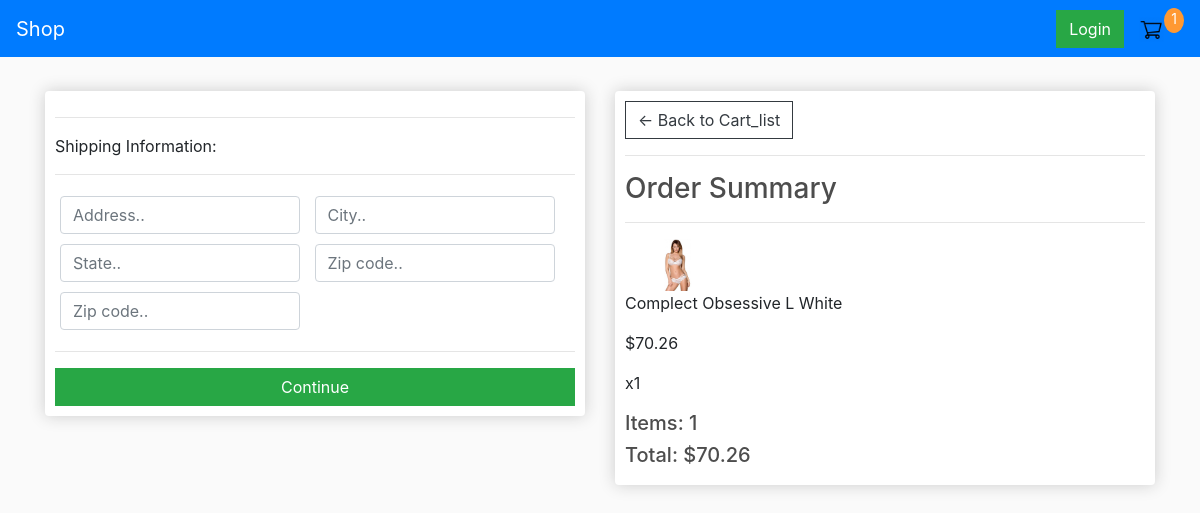
The page /checkout/ (signed in) on the database as committed earlier.
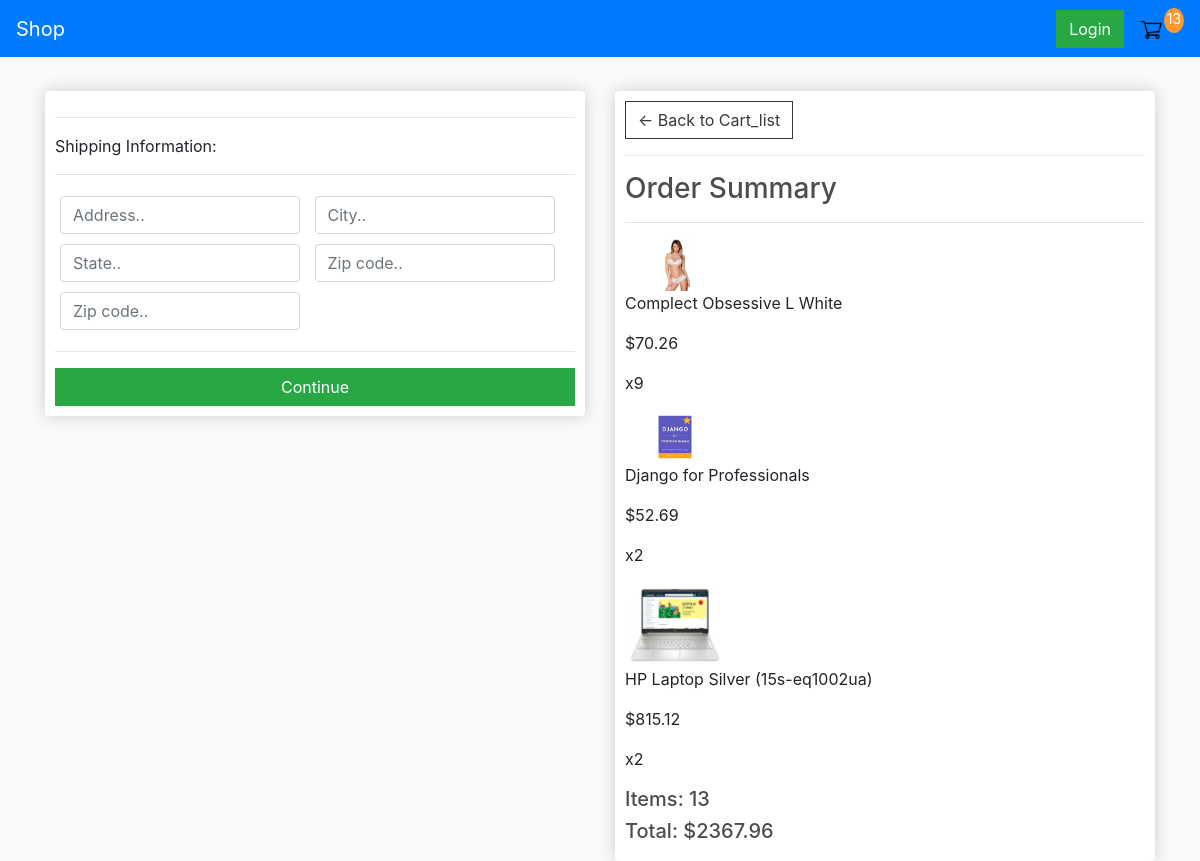
The same page on the database as committed later.
### shop/models.py (models this page shows, shortened)
class OrderItem(models.Model):
    product = models.ForeignKey(Product, on_delete=models.SET_NULL, null=True)
    order = models.ForeignKey(Order, on_delete=models.SET_NULL, null=True)
    quantity = models.IntegerField(default=0, null=True, blank=True)
    date_added = models.DateTimeField(auto_now_add=True)
    @property
    def get_total(self):
        total = self.product.price * self.quantity
        return total

class Product(models.Model):
    name = models.CharField(max_length=200)
    price = models.FloatField()
    digital = models.BooleanField(default=False,null=True, blank=True)
    image = models.ImageField(null=True, blank=True)
    @property
    def imageURL(self):
        try:
            url = self.image.url
        except:
            url = ''
        return url

class Order(models.Model):
    customer = models.ForeignKey(Customer, on_delete=models.SET_NULL, null=True, blank=True)
    date_ordered = models.DateTimeField(auto_now_add=True)
    complete = models.BooleanField(default=False)
    transaction_id = models.CharField(max_length=100, null=True)
    @property
    def shipping(self):
        shipping = False
        orderitems = self.orderitem_set.all()
        for i in orderitems:
            if i.product.digital == False:
                shipping = True
        return shipping
    @property
    def get_cart_total(self):
        orderitems = self.orderitem_set.all()
        total = sum([item.get_total for item in orderitems])
        return total
    @property
    def get_cart_items(self):
        orderitems = self.orderitem_set.all()
        total = sum([item.quantity for item in orderitems])
        return total

### shop/views.py (the view)
# urls.py: path('checkout/', views.checkout, name="checkout"),
def checkout(request):
    data = cart_list_data(request)
    cartItems = data['cartItems']
    order = data['order']
    items = data['items']
    context = {'items': items, 'order': order, 'cartItems': cartItems,'shipping':False}
    return render(request, 'shop/checkout.html', context)

### shop/utils.py (called while the page is built)
def cart_list_data(request):
    if request.user.is_authenticated:
        customer = request.user.customer
        order, created = Order.objects.get_or_create(customer=customer, complete=False)
        items = order.orderitem_set.all()
        cartItems = order.get_cart_items
    else:
        cookieData = cookieCart(request)
        cartItems = cookieData['cartItems']
        order = cookieData['order']
        items = cookieData['items']
    return {"cartItems": cartItems, "order": order, "items": items}

### shop/templates/shop/Checkout.html (shortened to what this page needs)
{% extends 'shop/main.html' %} {% load static %} {% block content %}
<div class="row">
  <div class="col-lg-6">
    <div class="box-element" id="form-wrapper">
      <form id="form">
        <div id="shipping-info">
          <hr />
          <p>Shipping Information:</p>
          <hr />
          <div class="form-field">
            <input
              class="form-control"
              type="text"
              name="address"
              placeholder="Address.."
            />
          </div>
          <div class="form-field">
            <input
              class="form-control"
              type="text"
              name="city"
              placeholder="City.."
            />
          </div>
          <div class="form-field">
            <input
              class="form-control"
              type="text"
              name="state"
              placeholder="State.."
            />
          </div>
          <div class="form-field">
            <input
              class="form-control"
              type="text"
              name="zipcode"
              placeholder="Zip code.."
            />
          </div>
          <div class="form-field">
            <input
              class="form-control"
              type="text"
              name="country"
              placeholder="Zip code.."
            />
          </div>
        </div>
        <hr />
        <input
          id="form-button"
          class="btn btn-success btn-block"
          type="submit"
          value="Continue"
        />
      </form>
    </div>
    <br />
  </div>
  <div class="col-lg-6">
    <div class="box-element">
      <a class="btn btn-outline-dark" href="{% url 'cart_list' %}"
        >&#x2190; Back to Cart_list</a
      >
      <hr />
      <h3>Order Summary</h3>
      <hr />
      {% for item in items %}
      <div class="cart_list-row">
        <div style="flex: 2">
          <img class="row-image" src="{{item.product.imageURL}}" />
        </div>
        <div style="flex: 2"><p>{{item.product.name}}</p></div>
        <div style="flex: 1"><p>${{item.product.price|floatformat:2}}</p></div>
        <div style="flex: 1"><p>x{{item.quantity}}</p></div>
      </div>
      {% endfor %}
      <h5>Items: {{order.get_cart_items}}</h5>
      <h5>Total: ${{order.get_cart_total|floatformat:2}}</h5>
    </div>
  </div>
</div>
{% endblock content %}

Rows that differ between the two databases and show on the page:
changed OrderItem "Complect Obsessive L White": quantity "1" → "9"
added OrderItem: product.imageURL (picture), product.name "Django for Professionals", product.price "52.69", quantity "2"
added OrderItem: product.imageURL (picture), product.name "HP Laptop Silver (15s-eq1002ua)", product.price "815.12", quantity "2"
changed through a linked row, Order: get_cart_items "1" → "13"; get_cart_total "70.26" → "2367.96"
Other text that changed with them:
{{ cartItems }}: "1" → "13"
